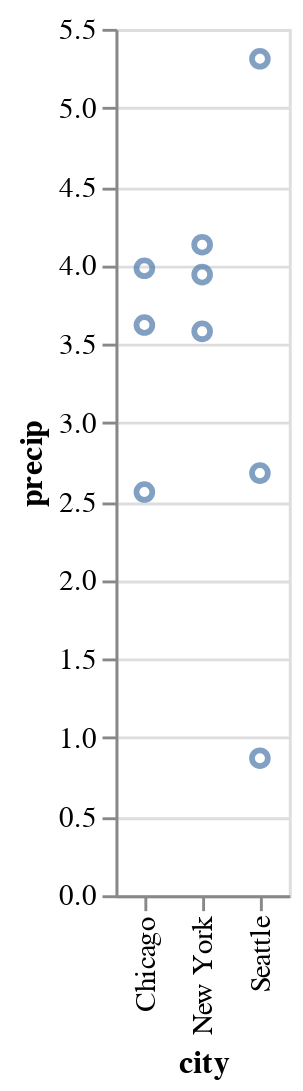

Notebook cell for this chart:
### Markdown cell above
Here the rendering consists of one point per row in the dataset, all plotted on top of each other, since we have not yet specified positions for these points.

To visually separate the points, we can map various *encoding channels*, or *channels* for short, to fields in the dataset. For example, we could *encode* the field `city` of the data using the `y` channel, which represents the y-axis position of the points. To specify this, use the `encode` method:

### Code cell
alt.Chart(df).mark_point().encode(
  x='city',
  y='precip'  
)

### Figure 1 — Vega-Lite specification as saved in the notebook (floating-point values rounded to 4 significant figures)
{"config": {"view": {"continuousWidth": 400, "continuousHeight": 300}}, "data": {"name": "data-fdfbb22e8e0e89f6556d8a3b434b0c97"}, "mark": "point", "encoding": {"x": {"type": "nominal", "field": "city"}, "y": {"type": "quantitative", "field": "precip"}}, "$schema": "https://vega.github.io/schema/vega-lite/v4.8.1.json", "datasets": {"data-fdfbb22e8e0e89f6556d8a3b434b0c97": [{"city": "Seattle", "month": "Apr", "precip": 2.68}, {"city": "Seattle", "month": "Aug", "precip": 0.87}, {"city": "Seattle", "month": "Dec", "precip": 5.31}, {"city": "New York", "month": "Apr", "precip": 3.94}, {"city": "New York", "month": "Aug", "precip": 4.13}, {"city": "New York", "month": "Dec", "precip": 3.58}, {"city": "Chicago", "month": "Apr", "precip": 3.62}, {"city": "Chicago", "month": "Aug", "precip": 3.98}, {"city": "Chicago", "month": "Dec", "precip": 2.56}]}}
